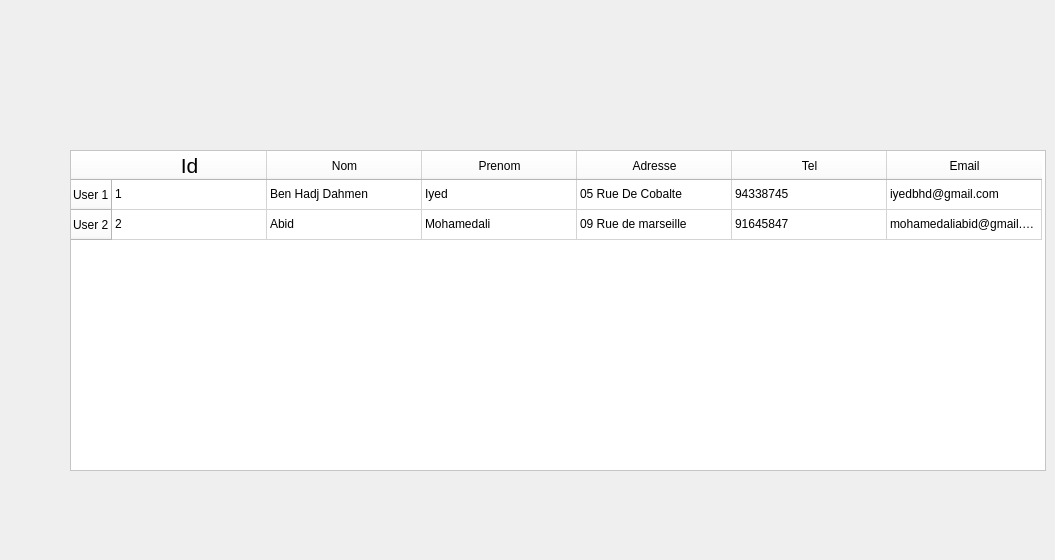
    <widget class="QWidget" name="gestClients">
     <widget class="QPushButton" name="supprimer">
      <property name="geometry">
       <rect>
        <x>450</x>
        <y>480</y>
        <width>191</width>
        <height>71</height>
       </rect>
      </property>
      <property name="styleSheet">
       <string notr="true">#supprimer {
background-color: transparent;
border-image: url(:/img/img/supprimer0001.png);
background: none;
border: none;
background-repeat: none;
}
#supprimer:pressed
{
   border-image: url(:/img/img/supprimer0002.png);
}</string>
      </property>
      <property name="text">
       <string/>
      </property>
     </widget>
     <widget class="QPushButton" name="ajouterclient">
      <property name="geometry">
       <rect>
        <x>850</x>
        <y>480</y>
        <width>191</width>
        <height>71</height>
       </rect>
      </property>
      <property name="styleSheet">
       <string notr="true">#ajouterclient {
background-color: transparent;
border-image: url(:/img/img/ajouterclient0001.png);
background: none;
border: none;
background-repeat: none;
}
#ajouterclient:pressed
{
   border-image: url(:/img/img/ajouterclient0002.png);
}</string>
      </property>
      <property name="text">
       <string/>
      </property>
     </widget>
     <widget class="QPushButton" name="backbtn">
      <property name="geometry">
       <rect>
        <x>60</x>
        <y>60</y>
        <width>171</width>
        <height>61</height>
       </rect>
      </property>
      <property name="styleSheet">
       <string notr="true">#backbtn {
background-color: transparent;
border-image: url(:/img/img/back0001.png);
background: none;
border: none;
background-repeat: none;
}
#backbtn:pressed
{
   border-image: url(:/img/img/back0002.png);
}</string>
      </property>
      <property name="text">
       <string/>
      </property>
     </widget>
     <widget class="QPushButton" name="modifier">
      <property name="geometry">
       <rect>
        <x>650</x>
        <y>480</y>
        <width>191</width>
        <height>71</height>
       </rect>
      </property>
      <property name="styleSheet">
       <string notr="true">#modifier {
background-color: transparent;
border-image: url(:/img/img/modifier0001.png);
background: none;
border: none;
background-repeat: none;
}
#modifier:pressed
{
   border-image: url(:/img/img/modifier0002.png);
}</string>
      </property>
      <property name="text">
       <string/>
      </property>
     </widget>
     <widget class="QTableWidget" name="tableWidget">
      <property name="geometry">
       <rect>
        <x>70</x>
        <y>150</y>
        <width>976</width>
        <height>321</height>
       </rect>
      </property>
      <property name="styleSheet">
       <string notr="true">background-color: rgb(255, 255, 255);</string>
      </property>
      <attribute name="horizontalHeaderDefaultSectionSize">
       <number>155</number>
      </attribute>
      <row>
       <property name="text">
        <string>User 1</string>
       </property>
      </row>
      <row>
       <property name="text">
        <string>User 2</string>
       </property>
      </row>
      <column>
       <property name="text">
        <string>Id</string>
       </property>
       <property name="font">
        <font>
         <pointsize>16</pointsize>
        </font>
       </property>
      </column>
      <column>
       <property name="text">
        <string>Nom</string>
       </property>
      </column>
      <column>
       <property name="text">
        <string>Prenom</string>
       </property>
      </column>
      <column>
       <property name="text">
        <string>Adresse</string>
       </property>
      </column>
      <column>
       <property name="text">
        <string>Tel</string>
       </property>
      </column>
      <column>
       <property name="text">
        <string>Email</string>
       </property>
      </column>
      <item row="0" column="0">
       <property name="text">
        <string>1</string>
       </property>
      </item>
      <item row="0" column="1">
       <property name="text">
        <string>Ben Hadj Dahmen</string>
       </property>
      </item>
      <item row="0" column="2">
       <property name="text">
        <string>Iyed</string>
       </property>
      </item>
      <item row="0" column="3">
       <property name="text">
        <string>05 Rue De Cobalte</string>
       </property>
      </item>
      <item row="0" column="4">
       <property name="text">
        <string>94338745</string>
       </property>
      </item>
      <item row="0" column="5">
       <property name="text">
        <string>iyedbhd@gmail.com</string>
       </property>
      </item>
      <item row="1" column="0">
       <property name="text">
        <string>2</string>
       </property>
      </item>
      <item row="1" column="1">
       <property name="text">
        <string>Abid</string>
       </property>
      </item>
      <item row="1" column="2">
       <property name="text">
        <string>Mohamedali</string>
       </property>
      </item>
      <item row="1" column="3">
       <property name="text">
        <string>09 Rue de marseille</string>
       </property>
      </item>
      <item row="1" column="4">
       <property name="text">
        <string>91645847</string>
       </property>
      </item>
      <item row="1" column="5">
       <property name="text">
        <string>mohamedaliabid@gmail.com</string>
       </property>
      </item>
     </widget>
    </widget>
